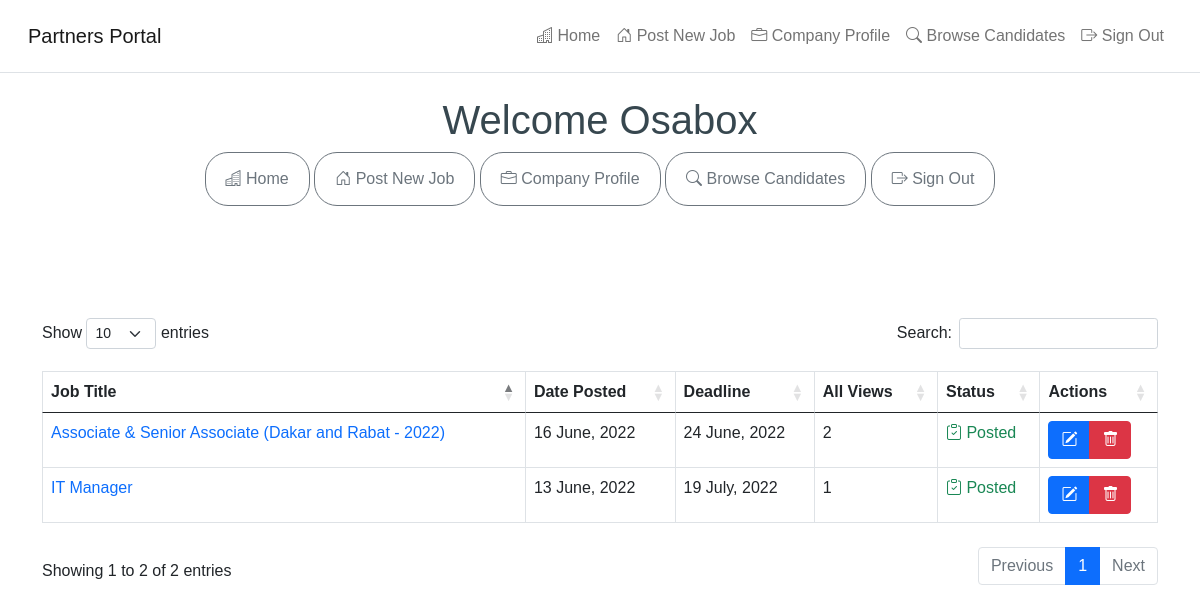
/home.php (signed in), run on the app's committed database.
### tables this page shows
CREATE TABLE `posted_jobs` (
  `id` int(11) NOT NULL,
  `company_id` int(11) NOT NULL,
  `job_title` text NOT NULL,
  `job_category` text NOT NULL,
  `application_link` text NOT NULL,
  `role_open_mode` text NOT NULL,
  `job_description` text NOT NULL,
  `job_type` text NOT NULL,
  `job_nature` enum('Remote','On-Site','Physical Job') NOT NULL,
  `salary_range` text NOT NULL,
  `start_date` datetime NOT NULL,
  `application_deadline` date NOT NULL,
  `estimated_period` int(11) NOT NULL,
  `region` text NOT NULL,
  `date_posted` datetime NOT NULL DEFAULT current_timestamp(),
  `currency` text DEFAULT NULL,
  `amount` decimal(10,2) DEFAULT NULL,
  `ref_number` text DEFAULT NULL,
  `status` text DEFAULT NULL,
  `transaction_id` text DEFAULT NULL,
  `posted` int(11) NOT NULL DEFAULT 0
);

### includes/functions.php (called while the page is built, shortened)
<?php
	function countJobClick($connect, $company_id, $job_id){
		$output = '';
		$check = $connect->prepare("SELECT * FROM job_views WHERE company_id = ? AND job_id = ? ");
        $check->execute([$company_id, $job_id]);
        if ($check->rowCount() > 0) {
        	$row = $check->fetch();
        	if ($row) {
        		$output = $row['clicks'];
        	}
        }else{
        	$output = 0;
        }
        return $output;
	}
?>

### home.php (the view, shortened to what this page needs)
<!DOCTYPE html>
<html>
<head>
	<?php
		include 'incs/header.php';
		$userEmail =  $_SESSION['user_email_job_portal'];
		$company_id = $_SESSION['user_id'];
		$username = $_SESSION['username'];
	?>
</head>
<body>
	<?php include 'incs/nav.php';?>
	<div class="container-fluid mt-5">
		<div class="container mt-5">
			<div class="row">
				<div class="col-md-12 mt-5 text-center">
					<h1>Welcome <?php echo $_SESSION['username']?></h1>
				</div>
				<div class="col-md-12 text-center mb-5" id="supportMenu">
	                <a class="btn btn-outline-secondary mb-2" href="home" title="Home"><i class="bi bi-building"></i> Home</a>
	                <a class="btn btn-outline-secondary mb-2" href="post-a-job" title="post-a-job"><i class="bi bi-house-door"></i> Post New Job</a>
	                <a class="btn btn-outline-secondary mb-2" href="company-profile" title="company-profile"> <i class="bi bi-briefcase"></i> Company Profile</a>
	                <a class="btn btn-outline-secondary mb-2" href="browse-candidates" title="browse"><i class="bi bi-search"></i> Browse Candidates</a>
	                <a class="btn btn-outline-secondary mb-2" href="logout" title="logout"> <i class="bi bi-box-arrow-right"></i> Sign Out</a>
	            </div>
				<div class="col-md-12 mt-5">
					<div class="table table-responsive">
						<table class="table table-bordered" id="jobsTable">
							<thead>
								<tr>
									<th>Job Title</th>
									<th>Date Posted</th>
									<th>Deadline</th>
									<th>All Views</th>
									<th>Status</th>
									<th>Actions</th>
								</tr>
							</thead>
							<tbody>
								<?php
									$query = $connect->prepare("SELECT * FROM posted_jobs WHERE company_id = ? ");
							        $query->execute(array($company_id));
							        if ($query->rowCount() > 0) {
							            foreach($query->fetchAll() as $row){
							                extract($row);
							                if ($posted == 0) {
							                	$totalAmount = floor(3.99 * $estimated_period);
							                	$job_status = "<a href='post-a-job-final?postedJobID=".base64_encode($id)."&userMail=".base64_encode($userEmail)."&customer_name=".basename($username)."&totalAmount=".base64_encode($totalAmount)."' class='text-danger'><i class='bi bi-clipboard'></i> Pay USD ".$totalAmount;
							                }else{
							                	$job_status = '<span class="text-success"><i class="bi bi-clipboard-check"></i> Posted</span>';
							                }
								?>
									<tr>
										<td><a href="job/<?php echo preg_replace("#[^a-zA-Z_&()0-9-]#", "-", strtolower($job_title)) ?>" class="jobData" id="<?php echo $id?>"> <?php echo $job_title ?></a></td>
										<td><?php echo date("d F, Y", strtotime($date_posted)) ?></td>
										<td><?php echo date("d F, Y", strtotime($application_deadline));?></td>
										<td><?php echo countJobClick($connect, $company_id, $id)?></td>
										<td>
											<?php echo $job_status?>
										</td>
										<td>
											<div class="btn-group">
												<a href="editJob?jobID=<?php echo base64_encode($id)?>" class="editJob btn btn-primary"><i class="bi bi-pencil-square"></i></a>
												<a href="<?php echo base64_encode($id)?>" class="removeJob btn btn-danger"><i class="bi bi-trash"></i></a>
											</div>
										</td>
									</tr>
								<?php
										}
									}
								?>
							</tbody>
						</table>
					</div>
				</div>
			</div>
		</div>
	</div>
</body>
</html>

### incs/header.php (shortened to what this page needs)
<link href="css/bootstrap.min.css" rel="stylesheet">
<link rel="stylesheet" type="text/css" href="css/humber.css">
<link rel="stylesheet" type="text/css" href="css/style.css">
<link rel="stylesheet" href="https://cdn.jsdelivr.net/npm/bootstrap-icons@1.5.0/font/bootstrap-icons.css">
<link rel="stylesheet" type="text/css" href="https://cdn.datatables.net/1.11.3/css/dataTables.bootstrap5.min.css">
<link rel="stylesheet" type="text/css" href="js/toastr.min.css">

### incs/nav.php (shortened to what this page needs)
<?php
	if (!isset($_SESSION['user_email_job_portal'])) {
?>
<nav class="navbar navbar-expand-lg navbar-light bg-white fixed-top"  aria-current="true">
	<div class="container-fluid">
		<a class="navbar-brand" href="./"><img src="images/Gologo.png" class="img-fluid Logo" alt="logo" width="40"> Golinkjobs</a>
		<div class="navbar-toggler three cols" data-bs-toggle="collapse" data-bs-target="#navbarNavDropdown" aria-controls="navbarNavDropdown" aria-expanded="false" aria-label="Toggle navigation">
		    <div class="hamburger" id="hamburger-3">
		      	<span class="line"></span>
		      	<span class="line"></span>
		      	<span class="line"></span>
		    </div>
		</div>
		<div class="collapse navbar-collapse" id="navbarNavDropdown">
			<ul class="navbar-nav ms-auto">
				<li class="nav-item">
			      	<a class="nav-link " href="the-blog" title="theblog">How To</a>
			    </li>
			    <li class="nav-item">
			      	<a class="nav-link " href="resume" title="resume">Post Resume</a>
			    </li>
                <li class="nav-item dropdown">
                    <a class="nav-link dropdown-toggle" href="#" id="navbarDropdown" role="button" data-bs-toggle="dropdown" aria-expanded="false">
                    Employers
                    </a>
                    <ul class="dropdown-menu" aria-labelledby="navbarDropdown">
                        <li><a class="dropdown-item" href="login" title="login">Login </a></li>
                        <li><a class="dropdown-item" href="register" title="login">Create Account</a></li>
                        <li><a class="dropdown-item" href="pricing" title="pricing">Pricing</a></li>
                    </ul>
                </li>
	    		<li class="nav-item">
	      			<a class="nav-link new_job" href="post-a-job" title="post-a-job">Post a Job</a>
	    		</li>
	  		</ul>
		</div>
	</div>
</nav>
<?php
	}else{
?>
<nav class="navbar navbar-expand-lg navbar-light bg-white p-3 border-bottom fixed-top">
    <div class="container-fluid">
        <a class="navbar-brand" href="./">Partners Portal</a>
        <div class="collapse navbar-collapse" id="navbarNavDropdown">
            <ul class="navbar-nav ms-auto">
                <li class="nav-item">
                    <a class="nav-link " href="home" title="Home"><i class="bi bi-building"></i> Home</a>
                </li>
                <li class="nav-item">
                    <a class="nav-link " href="post-a-job" title="post-a-job"><i class="bi bi-house-door"></i> Post New Job</a>
                </li>
                <li class="nav-item">
                    <a class="nav-link " href="company-profile" title="company-profile"> <i class="bi bi-briefcase"></i> Company Profile</a>
                </li>
                <li class="nav-item">
                    <a class="nav-link " href="browse-candidates" title="browse"><i class="bi bi-search"></i> Browse Candidates</a>
                </li>
                <li class="nav-item">
                    <a class="nav-link" href="logout" title="logout"> <i class="bi bi-box-arrow-right"></i> Sign Out</a>
                </li>
            </ul>
        </div>
    </div>
</nav>
<?php }?>

### css/style.css (style rules this page uses)
body { font-family: proxima-nova,Sans-serif; }
a:active, a:link { text-decoration:none; }
:root { --clr-primary: #651fff; --clr-gray: #37474f; --clr-gray-light: #b0bec5; }
body { color: var(--clr-gray); }
table { width:100%; margin:2em 0; }
td { padding:.5em; }

### home.php (style rules this page uses)
.btn-outline-secondary { padding: 14px 20px; border-radius: 23px; }

### data on the page
posted_jobs: job_title "IT Manager", date_posted "13 June, 2022", application_deadline "19 July, 2022", company "1", posted 1 (drawn)
posted_jobs: job_title "Associate & Senior Associate (Dakar and Rabat - 2022)", date_posted "16 June, 2022", application_deadline "24 June, 2022", id "2", posted 1 (drawn)

### other printed values
$_SESSION['username'] "Osabox"
